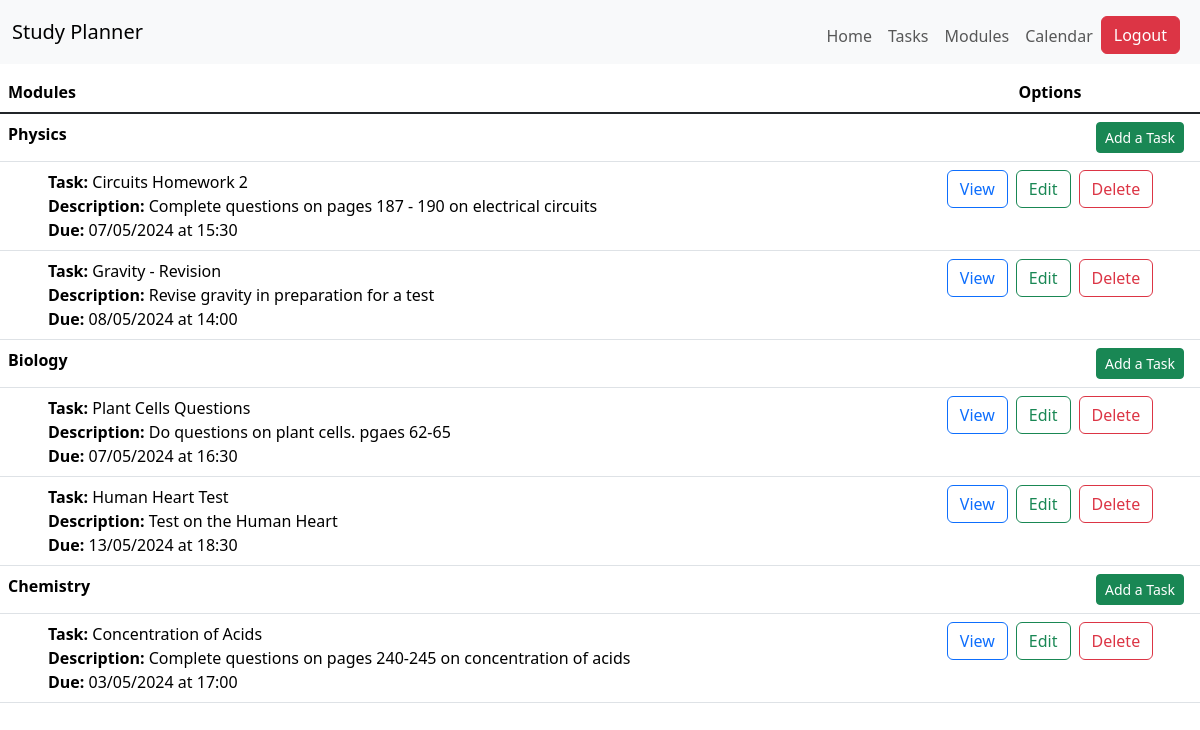
/tasks (signed in), run on an earlier commit of the app's database.
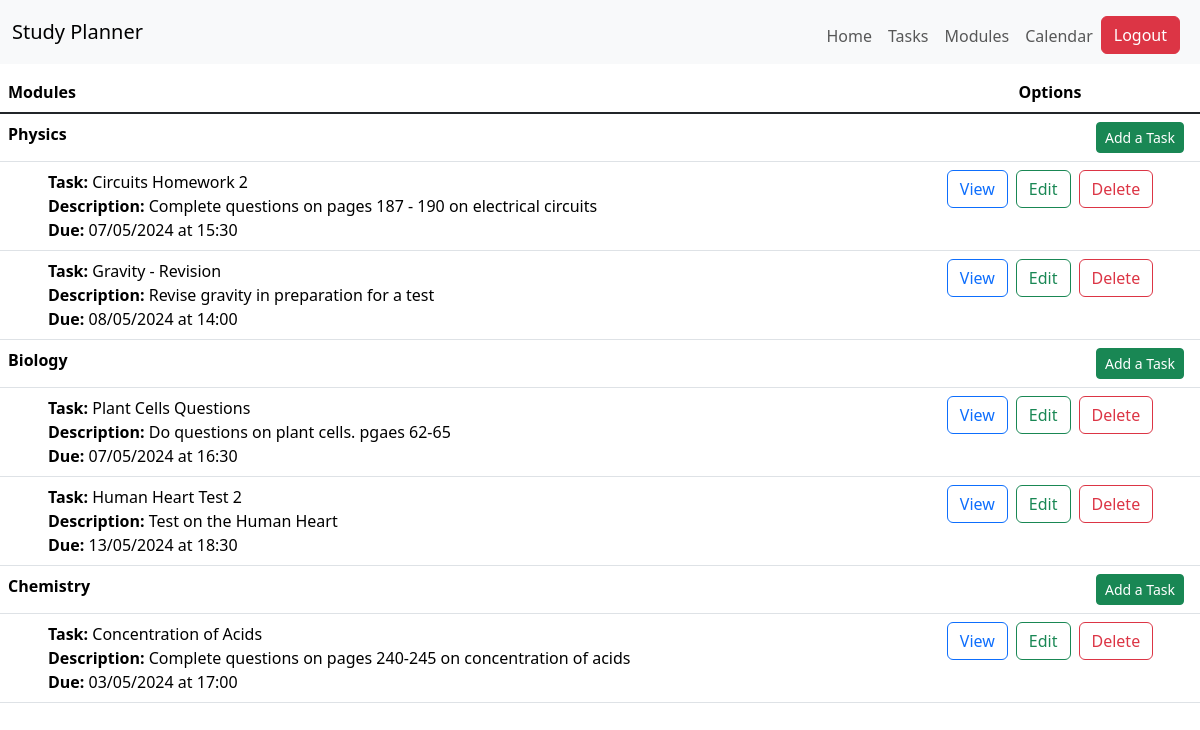
And on a later commit of the database.
### StudyPlanner/models.py (models this page shows)
class Task(db.Model):
    id = db.Column(db.Integer, primary_key=True)
    user = db.Column(db.Integer, db.ForeignKey('user.id'))
    module = db.Column(db.Integer, db.ForeignKey('module.id', ondelete="CASCADE"))
    event = db.Column(db.Integer, db.ForeignKey('event.id', ondelete="CASCADE"))
    name = db.Column(db.String(100), nullable=False)
    description = db.Column(db.String(256), nullable=False)
    creation_date = db.Column(db.DateTime, default= datetime.datetime.now(datetime.UTC))
    due_date = db.Column(db.DateTime, nullable=False)
    events = db.relationship('Event', backref='events', primaryjoin="Task.id==Event.task", post_update=True,  cascade='save-update, merge, delete, delete-orphan')

### StudyPlanner/core.py (the view)
@bp.route("/tasks")
@login_required
def tasksPage():
    user = current_user
    modules = user.modules
    return render_template("core/tasks.html", user=user, modules=modules)

### StudyPlanner/__init__.py (called while the page is built)
def create_app():
    app = Flask(__name__)
    app.config['SECRET_KEY'] = 'd71da3aa16a41e7005859041a8063229c1e84514118c8a41b0a03438225499e6'
    app.config['SQLALCHEMY_DATABASE_URI'] = 'sqlite:///db.sqlite'
    db.init_app(app)
    with app.app_context():
        db.create_all()
    from StudyPlanner import auth, core
    app.register_blueprint(auth.bp)
    app.register_blueprint(core.bp)
    login_manager = LoginManager()
    login_manager.login_view = 'auth.login'
    login_manager.init_app(app)
    @login_manager.user_loader
    def load_user(user_id):
        return User.query.get(int(user_id))
    return app

### StudyPlanner/core.py (called while the page is built)
@bp.app_template_filter('date_filter') # filters out the date
def date_filter(date):
    date = str(date)
    return date[10:16]

@bp.app_template_filter('time_filter') # filters out the time
def time_filter(date):
    date = str(date)
    date = date[8:10] + "/" + date[5:7] + "/" + date[0:4]
    return date[:10]

### StudyPlanner/templates/core/tasks.html (shortened to what this page needs)
{% extends "base.html" %}
{% block content %}
<table class="vw-100 table fixed-table-body mt-2">
    <thead>
        <tr>
            <th style="width: 75%;">Modules</th>
            <th colspan="2" class="text-center">Options</th>
        </tr>
    </thead>
    <tbody class="table-group-divider">
        {% for module in modules %}
            <tr>
                <th colspan="2">{{ module.name}}</th>
                <th class="text-end">
                    <div class="d-none d-md-block">
                        <a href="{{ url_for('core.addTask', module_id=module.id ) }}" type="button" class="btn btn-sm btn-success me-2">
                            Add a Task
                        </a>
                    </div>
                </th>
            </tr>
            {% for task in module.tasks %}
            <tr>
                <td class="ps-5"><strong>Task:</strong> {{ task.name }} <br> <strong>Description:</strong> {{ task.description }} <br> <strong>Due:</strong> {{ task.due_date | time_filter }} at {{ task.due_date | date_filter }}</td>
                <td colspan="2">
                    <div class="d-none d-lg-flex align-items-center justify-content-center">
                        <a href="#" class="btn btn-outline-primary mx-1">
                            View
                        </a>
                        <a class="btn btn-outline-success mx-1" href="{{ url_for('core.editTask', id=task.id, author=task.user) }}">
                            Edit
                        </a>
                        <a class="btn btn-outline-danger mx-1" href="{{ url_for('core.deleteTask', id=task.id, author=task.user) }}">
                            Delete
                        </a>
                    </div>
                </td>
            </tr>
            {% endfor %}
        {% endfor %}
    </tbody>
</table>
{% endblock %}

What changed in the data, as far as the page shows it:
changed Task "Test on the Human Heart": name "Human Heart Test" → "Human Heart Test 2"
